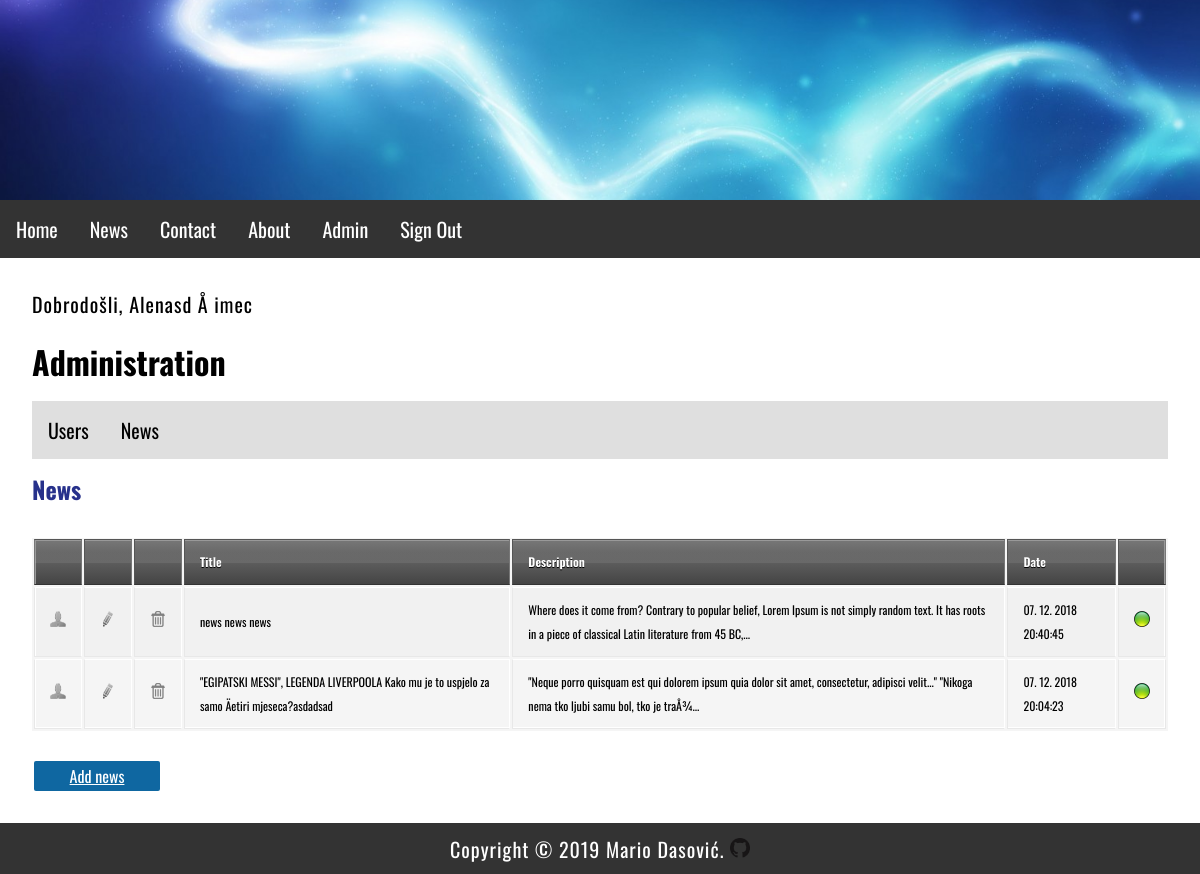
The app's page /index.php?menu=7&action=2 (signed in) with its own data.
### tables this page shows
CREATE TABLE `news` (
  `id` int(11) NOT NULL,
  `title` varchar(255) NOT NULL,
  `description` text NOT NULL,
  `date` timestamp NOT NULL DEFAULT CURRENT_TIMESTAMP ON UPDATE CURRENT_TIMESTAMP,
  `picture` varchar(255) NOT NULL,
  `archive` enum('Y','N') NOT NULL
);

### functions.php (called while the page is built)
<?php
	function pickerDateToMysql($pickerDate){
		$date = DateTime::createFromFormat('Y-m-d H:i:s', $pickerDate);
		return $date->format('d. m. Y H:i:s');
	}
?>

### admin/news.php (the view, shortened to what this page needs)
<?php
	if (isset($_GET['id']) && $_GET['id'] != '') {
		$query  = "SELECT * FROM news";
		$query .= " WHERE id=".$_GET['id'];
		$query .= " ORDER BY date DESC";
		$result = @mysqli_query($MySQL, $query);
		$row = @mysqli_fetch_array($result);
		print '
		<h2>News overview</h2>
		<div class="news">
			<img src="news/' . $row['picture'] . '" alt="' . $row['title'] . '" title="' . $row['title'] . '">
			<h2>' . $row['title'] . '</h2>
			' . $row['description'] . '
			<time datetime="' . $row['date'] . '">' . pickerDateToMysql($row['date']) . '</time>
			<hr>
		</div>
		<p><a href="index.php?menu='.$menu.'&amp;action='.$action.'">Back</a></p>';
	}
	else {
		print '
		<h2>News</h2>
		<div id="news">
			<table>
				<thead>
					<tr>
						<th width="16"></th>
						<th width="16"></th>
						<th width="16"></th>
						<th>Title</th>
						<th>Description</th>
						<th>Date</th>
						<th width="16"></th>
					</tr>
				</thead>
				<tbody>';
				$query  = "SELECT * FROM news";
				$query .= " ORDER BY date DESC";
				$result = @mysqli_query($MySQL, $query);
				while($row = @mysqli_fetch_array($result)) {
					print '
					<tr>
						<td><a href="index.php?menu='.$menu.'&amp;action='.$action.'&amp;id=' .$row['id']. '"><img src="img/user.png" alt="user"></a></td>
						<td><a href="index.php?menu='.$menu.'&amp;action='.$action.'&amp;edit=' .$row['id']. '"><img src="img/edit.png" alt="uredi"></a></td>
						<td><a href="index.php?menu='.$menu.'&amp;action='.$action.'&amp;delete=' .$row['id']. '"><img src="img/delete.png" alt="obriši"></a></td>
						<td>' . $row['title'] . '</td>
						<td>';
						if(strlen($row['description']) > 160) {
                            echo substr(strip_tags($row['description']), 0, 160).'...';
                        } else {
                            echo strip_tags($row['description']);
                        }
						print '
						</td>
						<td>' . pickerDateToMysql($row['date']) . '</td>
						<td>';
							if ($row['archive'] == 'Y') { print '<img src="img/inactive.png" alt="" title="" />'; }
                            else if ($row['archive'] == 'N') { print '<img src="img/active.png" alt="" title="" />'; }
						print '
						</td>
					</tr>';
				}
			print '
				</tbody>
			</table>
			<a href="index.php?menu=' . $menu . '&amp;action=' . $action . '&amp;add=true" class="AddLink">Add news</a>
		</div>';
	}
?>

### style.css (style rules this page uses)
body, html { font-family: 'Oswald', sans-serif; margin: 0; font-size: 16px; }
h1,h2 { margin: 0.5em 0; font-size: 2em; }
h2 { font-size: 1.5em; color: #27318b; }
main a { color: #27318b; }
p { margin: 1em 0; line-height: 1.4em; letter-spacing: 1px; font-size: 20px; }
img { width: 100%; }
.AddLink { -moz-border-radius: 2px; border-radius: 2px; -webkit-border-radius: 2px; color: #FFFFFF !important; display: block; background-color: #0f67a1; margin: 8px 2px; padding: 3px; width: 120px; text-align: center; }
table { background: #f5f5f5; border-collapse: separate; box-shadow: inset 0 1px 0 #fff; font-size: 12px; line-height: 24px; margin: 30px auto; text-align: left; width: 100%; }
th { background: url(http://jackrugile.com/images/misc/noise-diagonal.png), linear-gradient(#777, #444); border-left: 1px solid #555; border-right: 1px solid #777; border-top: 1px solid #555; border-bottom: 1px solid #333; box-shadow: inset 0 1px 0 #999; color: #fff; font-weight: bold; padding: 10px 15px; position: relative; text-shadow: 0 1px 0 #000; }
th:after { background: linear-gradient(rgba(255,255,255,0), rgba(255,255,255,.08)); content: ''; display: block; height: 25%; left: 0; margin: 1px 0 0 0; position: absolute; top: 25%; width: 100%; }
th:first-child { border-left: 1px solid #777; box-shadow: inset 1px 1px 0 #999; }
th:last-child { box-shadow: inset -1px 1px 0 #999; }
td { border-right: 1px solid #fff; border-left: 1px solid #e8e8e8; border-top: 1px solid #fff; border-bottom: 1px solid #e8e8e8; padding: 10px 15px; position: relative; transition: all 300ms; }
td:first-child { box-shadow: inset 1px 0 0 #fff; }
td:last-child { border-right: 1px solid #e8e8e8; box-shadow: inset -1px 0 0 #fff; }
tr { background: url(http://jackrugile.com/images/misc/noise-diagonal.png); }
tr:nth-child(odd) td { background: #f1f1f1 url(http://jackrugile.com/images/misc/noise-diagonal.png); }
tr:last-of-type td { box-shadow: inset 0 -1px 0 #fff; }
tr:last-of-type td:first-child { box-shadow: inset 1px -1px 0 #fff; }
tr:last-of-type td:last-child { box-shadow: inset -1px -1px 0 #fff; }

### records on screen
news: title "news news news", description "Where does it come from? Contrary to popular belief, Lorem Ipsum is not simply random text. It has roots in a piece of classical Latin literature from 45 BC,", date "07. 12. 2018 20:40:45"
news: title "\"EGIPATSKI MESSI\", LEGENDA LIVERPOOLA Kako mu je to uspjelo za samo Äetiri mjeseca?asdadsad", description "\"Neque porro quisquam est qui dolorem ipsum quia dolor sit amet, consectetur, adipisci velit...\" \"Nikoga nema tko ljubi samu bol, tko je traÅ¾", date "07. 12. 2018 20:04:23"

### other values on screen
$_SESSION['message'] "Dobrodošli, Alenasd Å imec"
